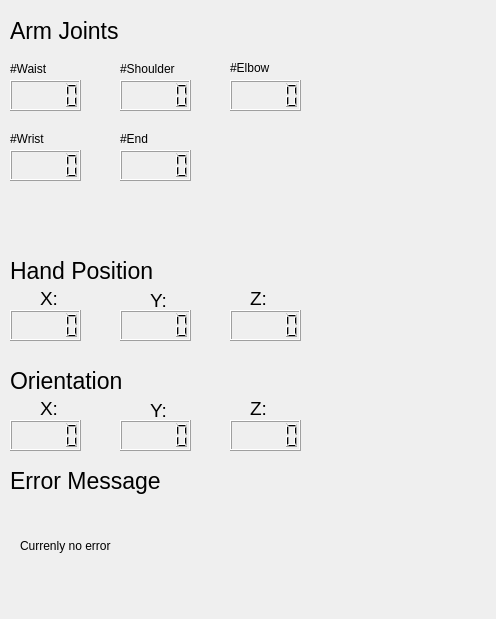
<?xml version="1.0" encoding="UTF-8"?>
<ui version="4.0">
 <class>Arm</class>
 <widget class="QWidget" name="Arm">
  <property name="geometry">
   <rect>
    <x>0</x>
    <y>0</y>
    <width>496</width>
    <height>619</height>
   </rect>
  </property>
  <property name="windowTitle">
   <string>Form</string>
  </property>
  <property name="autoFillBackground">
   <bool>true</bool>
  </property>
  <widget class="QLabel" name="arm_joints">
   <property name="geometry">
    <rect>
     <x>10</x>
     <y>10</y>
     <width>121</width>
     <height>41</height>
    </rect>
   </property>
   <property name="font">
    <font>
     <pointsize>17</pointsize>
    </font>
   </property>
   <property name="text">
    <string>Arm Joints</string>
   </property>
  </widget>
  <widget class="QLabel" name="joint_Shoulder">
   <property name="geometry">
    <rect>
     <x>120</x>
     <y>60</y>
     <width>71</width>
     <height>17</height>
    </rect>
   </property>
   <property name="text">
    <string>#Shoulder</string>
   </property>
  </widget>
  <widget class="QLCDNumber" name="joint_one_value">
   <property name="geometry">
    <rect>
     <x>10</x>
     <y>80</y>
     <width>71</width>
     <height>31</height>
    </rect>
   </property>
  </widget>
  <widget class="QLCDNumber" name="joint_two_value">
   <property name="geometry">
    <rect>
     <x>120</x>
     <y>80</y>
     <width>71</width>
     <height>31</height>
    </rect>
   </property>
  </widget>
  <widget class="QLabel" name="joint_Elbow">
   <property name="geometry">
    <rect>
     <x>230</x>
     <y>60</y>
     <width>71</width>
     <height>16</height>
    </rect>
   </property>
   <property name="text">
    <string>#Elbow</string>
   </property>
  </widget>
  <widget class="QLCDNumber" name="joint_three_value">
   <property name="geometry">
    <rect>
     <x>230</x>
     <y>80</y>
     <width>71</width>
     <height>31</height>
    </rect>
   </property>
  </widget>
  <widget class="QLabel" name="joint_Wrist">
   <property name="geometry">
    <rect>
     <x>10</x>
     <y>130</y>
     <width>71</width>
     <height>17</height>
    </rect>
   </property>
   <property name="text">
    <string>#Wrist</string>
   </property>
  </widget>
  <widget class="QLCDNumber" name="joint_four_value">
   <property name="geometry">
    <rect>
     <x>10</x>
     <y>150</y>
     <width>71</width>
     <height>31</height>
    </rect>
   </property>
  </widget>
  <widget class="QLCDNumber" name="joint_five_value">
   <property name="geometry">
    <rect>
     <x>120</x>
     <y>150</y>
     <width>71</width>
     <height>31</height>
    </rect>
   </property>
  </widget>
  <widget class="QLabel" name="joint_End">
   <property name="geometry">
    <rect>
     <x>120</x>
     <y>130</y>
     <width>51</width>
     <height>17</height>
    </rect>
   </property>
   <property name="text">
    <string>#End </string>
   </property>
  </widget>
  <widget class="QLabel" name="joint_Waist">
   <property name="geometry">
    <rect>
     <x>10</x>
     <y>60</y>
     <width>61</width>
     <height>17</height>
    </rect>
   </property>
   <property name="text">
    <string>#Waist</string>
   </property>
  </widget>
  <widget class="QLabel" name="hand_position_label">
   <property name="geometry">
    <rect>
     <x>10</x>
     <y>250</y>
     <width>151</width>
     <height>41</height>
    </rect>
   </property>
   <property name="font">
    <font>
     <pointsize>17</pointsize>
    </font>
   </property>
   <property name="text">
    <string>Hand Position</string>
   </property>
  </widget>
  <widget class="QLabel" name="orientation_label">
   <property name="geometry">
    <rect>
     <x>10</x>
     <y>360</y>
     <width>151</width>
     <height>41</height>
    </rect>
   </property>
   <property name="font">
    <font>
     <pointsize>17</pointsize>
    </font>
   </property>
   <property name="text">
    <string>Orientation</string>
   </property>
  </widget>
  <widget class="QLabel" name="hand_x">
   <property name="geometry">
    <rect>
     <x>40</x>
     <y>290</y>
     <width>21</width>
     <height>17</height>
    </rect>
   </property>
   <property name="font">
    <font>
     <pointsize>14</pointsize>
    </font>
   </property>
   <property name="text">
    <string>X:</string>
   </property>
  </widget>
  <widget class="QLabel" name="hand_y">
   <property name="geometry">
    <rect>
     <x>150</x>
     <y>290</y>
     <width>31</width>
     <height>21</height>
    </rect>
   </property>
   <property name="font">
    <font>
     <pointsize>14</pointsize>
    </font>
   </property>
   <property name="text">
    <string>Y:</string>
   </property>
  </widget>
  <widget class="QLabel" name="hand_z">
   <property name="geometry">
    <rect>
     <x>250</x>
     <y>290</y>
     <width>21</width>
     <height>17</height>
    </rect>
   </property>
   <property name="font">
    <font>
     <pointsize>14</pointsize>
    </font>
   </property>
   <property name="text">
    <string>Z:</string>
   </property>
  </widget>
  <widget class="QLCDNumber" name="orientation_z_val">
   <property name="geometry">
    <rect>
     <x>230</x>
     <y>420</y>
     <width>71</width>
     <height>31</height>
    </rect>
   </property>
  </widget>
  <widget class="QLCDNumber" name="orientation_y_val">
   <property name="geometry">
    <rect>
     <x>120</x>
     <y>420</y>
     <width>71</width>
     <height>31</height>
    </rect>
   </property>
  </widget>
  <widget class="QLCDNumber" name="orientation_x_val">
   <property name="geometry">
    <rect>
     <x>10</x>
     <y>420</y>
     <width>71</width>
     <height>31</height>
    </rect>
   </property>
  </widget>
  <widget class="QLCDNumber" name="hand_z_val">
   <property name="geometry">
    <rect>
     <x>230</x>
     <y>310</y>
     <width>71</width>
     <height>31</height>
    </rect>
   </property>
  </widget>
  <widget class="QLCDNumber" name="hand_y_val">
   <property name="geometry">
    <rect>
     <x>120</x>
     <y>310</y>
     <width>71</width>
     <height>31</height>
    </rect>
   </property>
  </widget>
  <widget class="QLCDNumber" name="hand_x_val">
   <property name="geometry">
    <rect>
     <x>10</x>
     <y>310</y>
     <width>71</width>
     <height>31</height>
    </rect>
   </property>
  </widget>
  <widget class="QLabel" name="orientation_y">
   <property name="geometry">
    <rect>
     <x>150</x>
     <y>400</y>
     <width>31</width>
     <height>21</height>
    </rect>
   </property>
   <property name="font">
    <font>
     <pointsize>14</pointsize>
    </font>
   </property>
   <property name="text">
    <string>Y:</string>
   </property>
  </widget>
  <widget class="QLabel" name="orientation_x">
   <property name="geometry">
    <rect>
     <x>40</x>
     <y>400</y>
     <width>21</width>
     <height>17</height>
    </rect>
   </property>
   <property name="font">
    <font>
     <pointsize>14</pointsize>
    </font>
   </property>
   <property name="text">
    <string>X:</string>
   </property>
  </widget>
  <widget class="QLabel" name="orientation_z">
   <property name="geometry">
    <rect>
     <x>250</x>
     <y>400</y>
     <width>21</width>
     <height>17</height>
    </rect>
   </property>
   <property name="font">
    <font>
     <pointsize>14</pointsize>
    </font>
   </property>
   <property name="text">
    <string>Z:</string>
   </property>
  </widget>
  <widget class="QLabel" name="error_message_label">
   <property name="geometry">
    <rect>
     <x>10</x>
     <y>460</y>
     <width>151</width>
     <height>41</height>
    </rect>
   </property>
   <property name="font">
    <font>
     <pointsize>17</pointsize>
    </font>
   </property>
   <property name="text">
    <string>Error Message</string>
   </property>
  </widget>
  <widget class="QLabel" name="error_label">
   <property name="geometry">
    <rect>
     <x>20</x>
     <y>520</y>
     <width>461</width>
     <height>51</height>
    </rect>
   </property>
   <property name="text">
    <string>Currenly no error</string>
   </property>
  </widget>
 </widget>
 <resources/>
 <connections/>
</ui>
